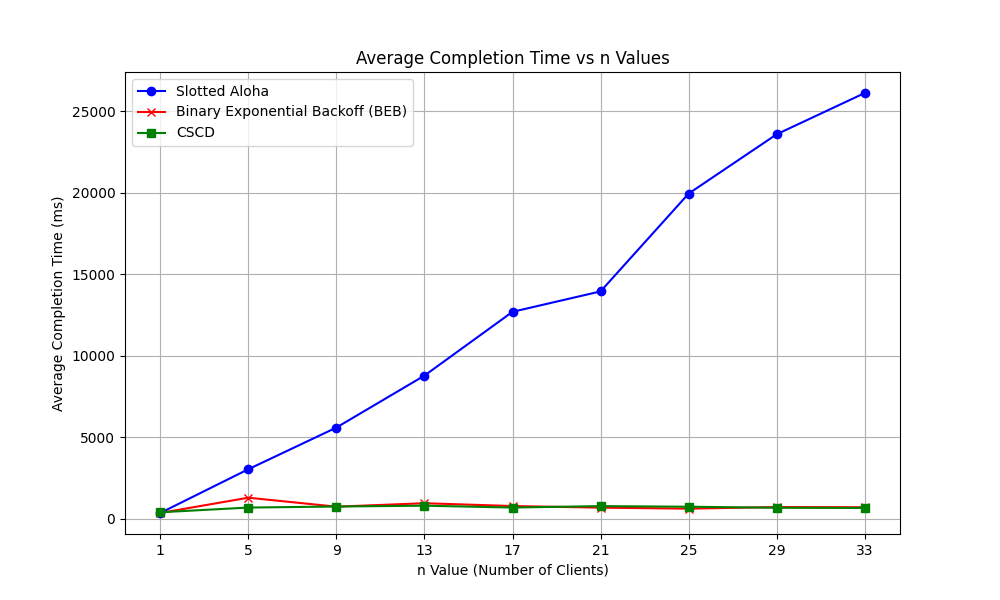

Reproduce this figure in Python.
import subprocess
import json
import matplotlib.pyplot as plt

# Path to the config.json file
CONFIG_FILE = 'config.json'

# Function to read the runtime from the result file
def read_runtime(filename):
    with open(filename, 'r') as file:
        return float(file.read().strip())

# Function to update the value of 'n' in the config.json file
def update_n_in_config(n_value):
    with open(CONFIG_FILE, 'r') as file:
        config = json.load(file)

    # Update the 'n' value
    config['n'] = n_value

    # Write back the updated config
    with open(CONFIG_FILE, 'w') as file:
        json.dump(config, file, indent=4)

# Function to run the make command and get the average time
def run_algorithm(algorithm, result_file, n_values):
    runtimes = []
    
    for n in n_values:
        n_runtimes = []

        # Update the value of n in the config.json file
        update_n_in_config(n)

        # Run the algorithm 4 times and take the average
        for _ in range(4):
            # Execute the make command to run the specific algorithm
            subprocess.run([f'make', f'run-{algorithm}'], check=True)
            # Read the completion time from the result file
            runtime = read_runtime(result_file)
            n_runtimes.append(runtime)
        
        # Append the average runtime for the current value of n
        avg_runtime = sum(n_runtimes) / len(n_runtimes)
        runtimes.append(avg_runtime)

    return runtimes

# Define the range of n values (1, 5, 9, 13, 17, 21, 25, 29, 33)
n_values = [1, 5, 9, 13, 17, 21, 25, 29, 33]

# Run the algorithms and get the average runtimes
aloha_runtimes = run_algorithm('aloha', 'res_aloha.txt', n_values)
beb_runtimes = run_algorithm('beb', 'res_beb.txt', n_values)
cscd_runtimes = run_algorithm('cscd', 'res_cscd.txt', n_values)

# Plot the results
plt.figure(figsize=(10, 6))

plt.plot(n_values, aloha_runtimes, marker='o', color='blue', label='Slotted Aloha')
plt.plot(n_values, beb_runtimes, marker='x', color='red', label='Binary Exponential Backoff (BEB)')
plt.plot(n_values, cscd_runtimes, marker='s', color='green', label='CSCD')

plt.title('Average Completion Time vs n Values')
plt.xlabel('n Value (Number of Clients)')
plt.ylabel('Average Completion Time (ms)')
plt.xticks(n_values)
plt.grid(True)
plt.legend()
plt.savefig('plot.png')
# plt.show()
